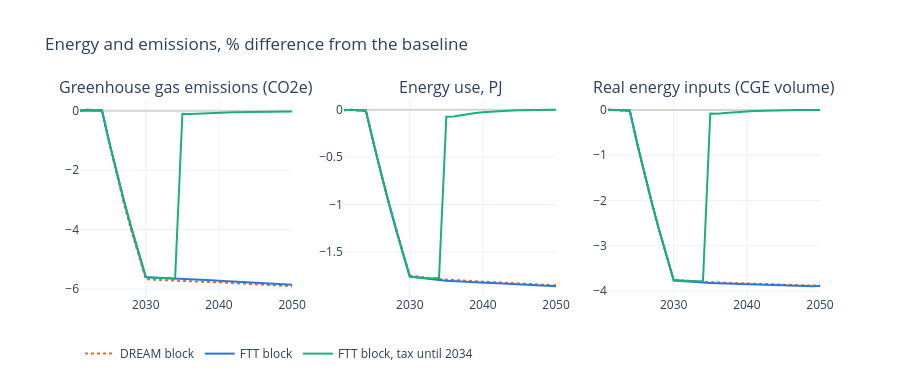

The cell this chart's notebook holds for it:
### Markdown cell above
## Energy and emissions in the whole economy

The technology block covers two industries, so the totals are close: emissions are down 5.60 % in 2030 with FTT
and 5.67 % with DREAM's block (2 351 and 2 382 kilotonnes). When the tax ends, emissions are back within 0.1 % of
the baseline the year after.

### Code cell
EN = {'QEMMTOT__CO2E__UNFCCC': 'Greenhouse gas emissions (CO2e)', 'ENERGY_PJ': 'Energy use, PJ',
      'QE': 'Real energy inputs (CGE volume)'}
lines(EN, 'Energy and emissions, % difference from the baseline').show()
t = table(EN).round(3)
dd = pd.DataFrame({name: (df.loc[[2025, 2030, 2040, 2050], 'QEMMTOT__CO2E__UNFCCC'] - base.loc[[2025, 2030, 2040, 2050], 'QEMMTOT__CO2E__UNFCCC'])
                   for name, df in RUNS.items()}).T
dd.index = pd.MultiIndex.from_product([['CO2e, change in kilotonnes'], dd.index])
pd.concat([t, dd.round(0)])

### Figure 1 — Plotly figure (JSON) as saved in the notebook; plotly's stock layout.template omitted (floating-point values rounded to 4 significant figures)
{"data": [{"hovertemplate": "DREAM block %{x}: %{y:.3f}<extra></extra>", "legendgroup": "DREAM block", "line": {"color": "#eb6834", "dash": "dot", "width": 2}, "mode": "lines", "name": "DREAM block", "showlegend": true, "type": "scatter", "x": [2021, 2022, 2023, 2024, 2025, 2026, 2027, 2028, 2029, 2030, 2031, 2032, 2033, 2034, 2035, 2036, 2037, 2038, 2039, 2040, 2041, 2042, 2043, 2044, 2045, 2046, 2047, 2048, 2049, 2050], "xaxis": "x", "y": [0.0101, 0.03401, 0.02283, 0.02032, -1.087, -2.159, -3.129, -4.024, -4.869, -5.674, -5.684, -5.697, -5.709, -5.72, -5.729, -5.739, -5.748, -5.758, -5.768, -5.778, -5.789, -5.801, -5.813, -5.826, -5.84, -5.855, -5.869, -5.884, -5.896, -5.906], "yaxis": "y"}, {"hovertemplate": "FTT block %{x}: %{y:.3f}<extra></extra>", "legendgroup": "FTT block", "line": {"color": "#2a78d6", "width": 2}, "mode": "lines", "name": "FTT block", "showlegend": true, "type": "scatter", "x": [2021, 2022, 2023, 2024, 2025, 2026, 2027, 2028, 2029, 2030, 2031, 2032, 2033, 2034, 2035, 2036, 2037, 2038, 2039, 2040, 2041, 2042, 2043, 2044, 2045, 2046, 2047, 2048, 2049, 2050], "xaxis": "x", "y": [0.01009, 0.03398, 0.02271, 0.02003, -1.054, -2.062, -3.017, -3.922, -4.781, -5.6, -5.612, -5.627, -5.641, -5.653, -5.664, -5.676, -5.687, -5.698, -5.709, -5.72, -5.732, -5.745, -5.758, -5.772, -5.786, -5.801, -5.817, -5.832, -5.845, -5.855], "yaxis": "y"}, {"hovertemplate": "FTT block, tax until 2034 %{x}: %{y:.3f}<extra></extra>", "legendgroup": "FTT block, tax until 2034", "line": {"color": "#1baf7a", "width": 2}, "mode": "lines", "name": "FTT block, tax until 2034", "showlegend": true, "type": "scatter", "x": [2021, 2022, 2023, 2024, 2025, 2026, 2027, 2028, 2029, 2030, 2031, 2032, 2033, 2034, 2035, 2036, 2037, 2038, 2039, 2040, 2041, 2042, 2043, 2044, 2045, 2046, 2047, 2048, 2049, 2050], "xaxis": "x", "y": [0.00432, 0.01178, 0.007745, 0.006354, -1.066, -2.074, -3.027, -3.932, -4.791, -5.609, -5.622, -5.636, -5.646, -5.655, -0.09771, -0.1106, -0.09527, -0.08002, -0.06932, -0.06096, -0.05374, -0.04752, -0.0423, -0.03798, -0.03441, -0.03147, -0.02901, -0.02693, -0.0251, -0.02339], "yaxis": "y"}, {"hovertemplate": "DREAM block %{x}: %{y:.3f}<extra></extra>", "legendgroup": "DREAM block", "line": {"color": "#eb6834", "dash": "dot", "width": 2}, "mode": "lines", "name": "DREAM block", "showlegend": false, "type": "scatter", "x": [2021, 2022, 2023, 2024, 2025, 2026, 2027, 2028, 2029, 2030, 2031, 2032, 2033, 2034, 2035, 2036, 2037, 2038, 2039, 2040, 2041, 2042, 2043, 2044, 2045, 2046, 2047, 2048, 2049, 2050], "xaxis": "x2", "y": [-0.006982, -0.002289, -0.007833, -0.01107, -0.3388, -0.6466, -0.9403, -1.221, -1.49, -1.747, -1.758, -1.768, -1.777, -1.784, -1.791, -1.796, -1.801, -1.805, -1.809, -1.813, -1.816, -1.82, -1.824, -1.828, -1.832, -1.836, -1.841, -1.845, -1.849, -1.851], "yaxis": "y2"}, {"hovertemplate": "FTT block %{x}: %{y:.3f}<extra></extra>", "legendgroup": "FTT block", "line": {"color": "#2a78d6", "width": 2}, "mode": "lines", "name": "FTT block", "showlegend": false, "type": "scatter", "x": [2021, 2022, 2023, 2024, 2025, 2026, 2027, 2028, 2029, 2030, 2031, 2032, 2033, 2034, 2035, 2036, 2037, 2038, 2039, 2040, 2041, 2042, 2043, 2044, 2045, 2046, 2047, 2048, 2049, 2050], "xaxis": "x2", "y": [-0.00699, -0.002297, -0.007846, -0.01108, -0.3398, -0.6504, -0.9468, -1.23, -1.501, -1.759, -1.769, -1.78, -1.789, -1.796, -1.802, -1.807, -1.811, -1.815, -1.819, -1.823, -1.826, -1.83, -1.834, -1.838, -1.842, -1.846, -1.85, -1.854, -1.858, -1.86], "yaxis": "y2"}, {"hovertemplate": "FTT block, tax until 2034 %{x}: %{y:.3f}<extra></extra>", "legendgroup": "FTT block, tax until 2034", "line": {"color": "#1baf7a", "width": 2}, "mode": "lines", "name": "FTT block, tax until 2034", "showlegend": false, "type": "scatter", "x": [2021, 2022, 2023, 2024, 2025, 2026, 2027, 2028, 2029, 2030, 2031, 2032, 2033, 2034, 2035, 2036, 2037, 2038, 2039, 2040, 2041, 2042, 2043, 2044, 2045, 2046, 2047, 2048, 2049, 2050], "xaxis": "x2", "y": [-0.002688, -0.002002, -0.00512, -0.008612, -0.3377, -0.6485, -0.9451, -1.229, -1.499, -1.757, -1.767, -1.775, -1.778, -1.775, -0.0748, -0.07235, -0.0585, -0.04575, -0.03613, -0.02851, -0.02224, -0.01714, -0.01308, -0.009925, -0.007495, -0.005645, -0.004247, -0.003192, -0.002388, -0.001763], "yaxis": "y2"}, {"hovertemplate": "DREAM block %{x}: %{y:.3f}<extra></extra>", "legendgroup": "DREAM block", "line": {"color": "#eb6834", "dash": "dot", "width": 2}, "mode": "lines", "name": "DREAM block", "showlegend": false, "type": "scatter", "x": [2021, 2022, 2023, 2024, 2025, 2026, 2027, 2028, 2029, 2030, 2031, 2032, 2033, 2034, 2035, 2036, 2037, 2038, 2039, 2040, 2041, 2042, 2043, 2044, 2045, 2046, 2047, 2048, 2049, 2050], "xaxis": "x3", "y": [0.002073, -0.007091, -0.01762, -0.02122, -0.7404, -1.411, -2.044, -2.642, -3.21, -3.749, -3.761, -3.774, -3.785, -3.794, -3.802, -3.809, -3.815, -3.821, -3.826, -3.831, -3.837, -3.842, -3.848, -3.853, -3.859, -3.865, -3.87, -3.875, -3.877, -3.874], "yaxis": "y3"}, {"hovertemplate": "FTT block %{x}: %{y:.3f}<extra></extra>", "legendgroup": "FTT block", "line": {"color": "#2a78d6", "width": 2}, "mode": "lines", "name": "FTT block", "showlegend": false, "type": "scatter", "x": [2021, 2022, 2023, 2024, 2025, 2026, 2027, 2028, 2029, 2030, 2031, 2032, 2033, 2034, 2035, 2036, 2037, 2038, 2039, 2040, 2041, 2042, 2043, 2044, 2045, 2046, 2047, 2048, 2049, 2050], "xaxis": "x3", "y": [0.002083, -0.007081, -0.0176, -0.02117, -0.7407, -1.414, -2.05, -2.652, -3.223, -3.764, -3.776, -3.789, -3.8, -3.809, -3.816, -3.823, -3.829, -3.835, -3.84, -3.845, -3.85, -3.856, -3.861, -3.867, -3.872, -3.878, -3.883, -3.888, -3.89, -3.887], "yaxis": "y3"}, {"hovertemplate": "FTT block, tax until 2034 %{x}: %{y:.3f}<extra></extra>", "legendgroup": "FTT block, tax until 2034", "line": {"color": "#1baf7a", "width": 2}, "mode": "lines", "name": "FTT block, tax until 2034", "showlegend": false, "type": "scatter", "x": [2021, 2022, 2023, 2024, 2025, 2026, 2027, 2028, 2029, 2030, 2031, 2032, 2033, 2034, 2035, 2036, 2037, 2038, 2039, 2040, 2041, 2042, 2043, 2044, 2045, 2046, 2047, 2048, 2049, 2050], "xaxis": "x3", "y": [0.0009776, -0.002631, -0.006888, -0.009772, -0.7291, -1.402, -2.038, -2.64, -3.212, -3.754, -3.766, -3.778, -3.784, -3.785, -0.08103, -0.08753, -0.07016, -0.05375, -0.04218, -0.03331, -0.02593, -0.01982, -0.0149, -0.01102, -0.007999, -0.005662, -0.003861, -0.002459, -0.001329, -0.0003225], "yaxis": "y3"}], "layout": {"annotations": [{"font": {"size": 16}, "showarrow": false, "text": "Greenhouse gas emissions (CO2e)", "x": 0.1433, "xanchor": "center", "xref": "paper", "y": 1.0, "yanchor": "bottom", "yref": "paper"}, {"font": {"size": 16}, "showarrow": false, "text": "Energy use, PJ", "x": 0.5, "xanchor": "center", "xref": "paper", "y": 1.0, "yanchor": "bottom", "yref": "paper"}, {"font": {"size": 16}, "showarrow": false, "text": "Real energy inputs (CGE volume)", "x": 0.8567, "xanchor": "center", "xref": "paper", "y": 1.0, "yanchor": "bottom", "yref": "paper"}], "height": 380, "hovermode": "x unified", "legend": {"orientation": "h", "y": -0.22}, "title": {"text": "Energy and emissions, % difference from the baseline"}, "xaxis": {"anchor": "y", "domain": [0.0, 0.2867]}, "xaxis2": {"anchor": "y2", "domain": [0.3567, 0.6433]}, "xaxis3": {"anchor": "y3", "domain": [0.7133, 1.0]}, "yaxis": {"anchor": "x", "domain": [0.0, 1.0], "zeroline": true, "zerolinecolor": "#d6d5d0"}, "yaxis2": {"anchor": "x2", "domain": [0.0, 1.0], "zeroline": true, "zerolinecolor": "#d6d5d0"}, "yaxis3": {"anchor": "x3", "domain": [0.0, 1.0], "zeroline": true, "zerolinecolor": "#d6d5d0"}}}
